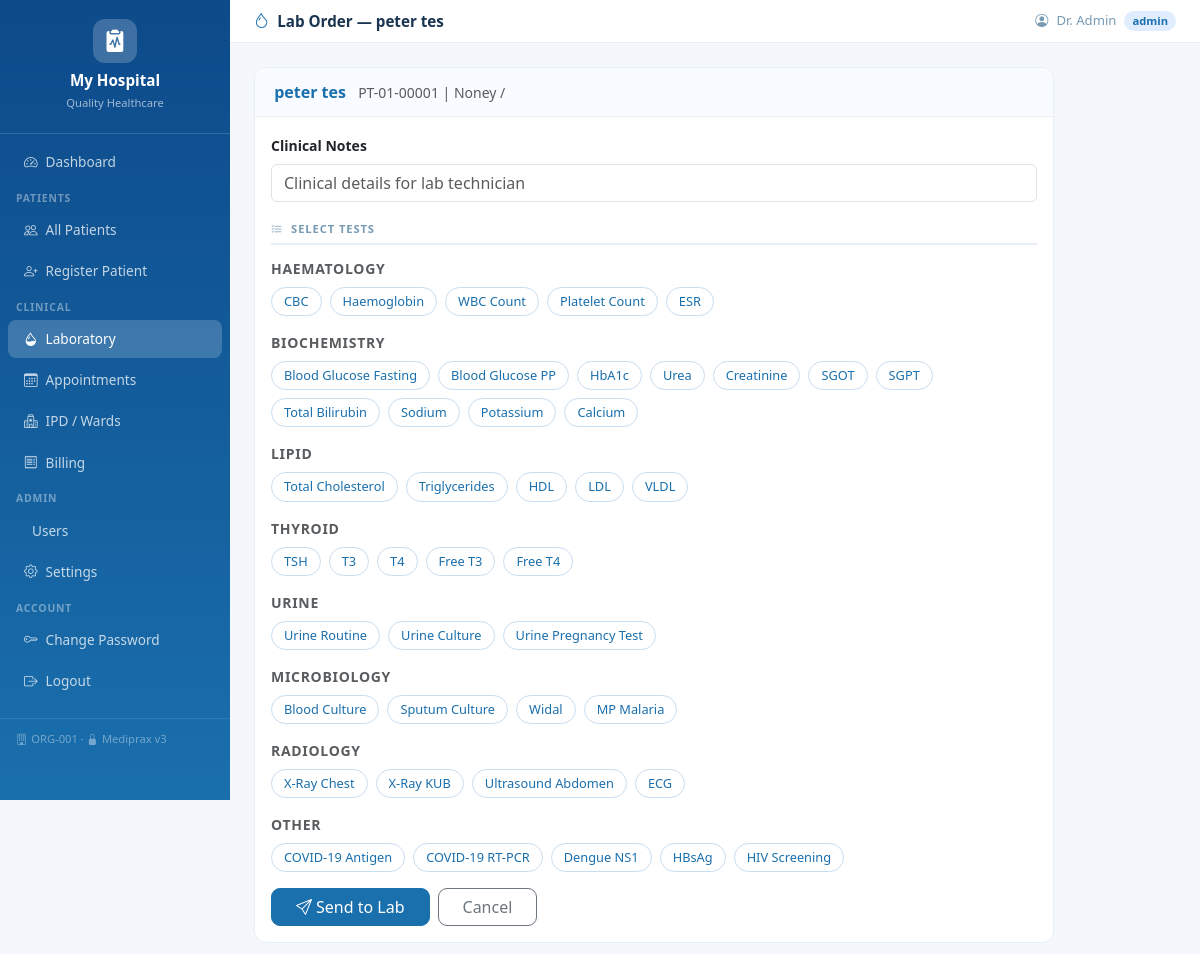
/lab/order/1 (signed in), run on the app's committed database.
### tables this page shows
CREATE TABLE hospitals(
            id         INTEGER PRIMARY KEY AUTOINCREMENT,
            name       TEXT NOT NULL,
            tagline    TEXT DEFAULT 'Quality Healthcare',
            address    TEXT DEFAULT '',
            phone      TEXT DEFAULT '',
            email      TEXT DEFAULT '',
            color1     TEXT DEFAULT '#1a6fad',
            color2     TEXT DEFAULT '#0e9f8b',
            is_active  INTEGER DEFAULT 1,
            created_at TIMESTAMP DEFAULT CURRENT_TIMESTAMP
        , org_id TEXT);

CREATE TABLE patients(
            id                INTEGER PRIMARY KEY AUTOINCREMENT,
            hospital_id       INTEGER NOT NULL,
            uhid              TEXT,
            name              TEXT NOT NULL,
            dob               DATE,
            age               INTEGER,
            gender            TEXT,
            guardian_name     TEXT DEFAULT '',
            guardian_relation TEXT DEFAULT '',
            emergency_contact TEXT DEFAULT '',
            emergency_phone   TEXT DEFAULT '',
            insurance         TEXT DEFAULT '',
            insurance_no      TEXT DEFAULT '',
            blood_group       TEXT DEFAULT '',
            rh_factor         TEXT DEFAULT '',
            height_cm         INTEGER,
            address           TEXT DEFAULT '',
            city              TEXT DEFAULT '',
            state             TEXT DEFAULT '',
            phone             TEXT DEFAULT '',
            email             TEXT DEFAULT '',
            individual_number TEXT DEFAULT '',
            occupation        TEXT DEFAULT '',
            marital_status    TEXT DEFAULT '',
            religion          TEXT DEFAULT '',
            nationality       TEXT DEFAULT 'Indian',
            comorbidity       TEXT DEFAULT '',
            known_allergies   TEXT DEFAULT '',
            past_medical_history TEXT DEFAULT '',
            past_surgical_history TEXT DEFAULT '',
            family_history    TEXT DEFAULT '',
            habits            TEXT DEFAULT '',
            patient_type      TEXT DEFAULT 'OPD'
                              CHECK(patient_type IN ('OPD','IPD','Emergency')),
            created_at        TIMESTAMP DEFAULT CURRENT_TIMESTAMP,
            updated_at        TIMESTAMP DEFAULT CURRENT_TIMESTAMP, org_id TEXT,
            FOREIGN KEY (hospital_id) REFERENCES hospitals(id)
        );

CREATE TABLE settings(
            id             INTEGER PRIMARY KEY AUTOINCREMENT,
            hospital_id    INTEGER UNIQUE NOT NULL,
            doctor_name    TEXT DEFAULT '',
            doctor_degree  TEXT DEFAULT 'MBBS, MD',
            FOREIGN KEY (hospital_id) REFERENCES hospitals(id)
        );

### app/routes/lab_routes.py (the view, shortened to what this page needs)
@lab_routes.route('/order/<int:pid>', methods=['GET','POST'])
def order_tests(pid):
    if not _ok(): return redirect(url_for('auth.login'))
    if not _rw(): flash('Read-only.','danger'); return redirect(url_for('patients.patient_detail',pid=pid))
    hid = _hid(); db = get_db()
    patient = db.execute('SELECT * FROM patients WHERE id=? AND hospital_id=?',(pid,hid)).fetchone()
    if not patient: flash('Not found.','danger'); return redirect(url_for('patients.patients'))
    lv = db.execute('SELECT id FROM visits WHERE patient_id=? AND hospital_id=? ORDER BY id DESC LIMIT 1',(pid,hid)).fetchone()
    return render_template('lab/order_form.html', patient=dict(patient), common_tests=COMMON,
                           last_visit_id=lv['id'] if lv else None)

### app/database.py (called while the page is built)
def get_db():
    if 'db' not in g:
        g.db = sqlite3.connect(current_app.config['DATABASE'])
        g.db.row_factory = sqlite3.Row
        g.db.execute('PRAGMA foreign_keys = ON')
        try:
            g.db.execute('PRAGMA journal_mode = WAL')
            g.db.execute('PRAGMA synchronous = NORMAL')
        except Exception:
            pass
    return g.db

### app/routes/lab_routes.py (called while the page is built)
def _ok():  return 'user_id' in session and 'hospital_id' in session

def _hid(): return session.get('hospital_id',1)

def _rw():  return session.get('role') in ('admin','doctor')

### templates/lab/order_form.html (shortened to what this page needs)
{% extends "base.html" %}
{% block page_title %}<i class="bi bi-droplet me-2 text-primary"></i>Lab Order — {{ patient.name }}{% endblock %}
{% block content %}
<div class="card" style="max-width:800px">
  <div class="card-header">
    <span class="fw-semibold text-primary">{{ patient.name }}</span>
    <small class="text-muted ms-2">{{ patient.uhid }} | {{ patient.age }}y / {{ patient.gender }}</small>
  </div>
  <div class="card-body">
    <form method="POST">
      <div class="mb-3"><label class="form-label small fw-semibold">Clinical Notes</label>
        <input type="text" name="notes" class="form-control" placeholder="Clinical details for lab technician"/></div>
      <div class="section-header"><i class="bi bi-list-check me-2"></i>Select Tests</div>
      {% for category, tests in common_tests.items() %}
      <div class="mb-3">
        <div class="fw-semibold text-muted small mb-2" style="text-transform:uppercase;letter-spacing:.05em">{{ category }}</div>
        <div class="d-flex flex-wrap gap-2">
          {% for test in tests %}
          <label class="test-chip">
            <span style="display:inline-block;padding:4px 12px;border-radius:20px;border:1.5px solid #c8ddf0;background:#fff;color:#1a6fad;font-size:.8rem;cursor:pointer;transition:all .15s">{{ test }}</span>
          </label>
          {% endfor %}
        </div>
      </div>
      {% endfor %}
      <div class="d-flex gap-2 mt-3">
        <button type="submit" class="btn btn-primary px-4" style="border-radius:9px"><i class="bi bi-send me-1"></i>Send to Lab</button>
        <a href="{{ url_for('patients.patient_detail', pid=patient.id) }}" class="btn btn-outline-secondary px-4" style="border-radius:9px">Cancel</a>
      </div>
    </form>
  </div>
</div>
{% endblock %}

### templates/base.html (shortened to what this page needs)
<!DOCTYPE html>
<html lang="en">
<head>
  <link href="https://cdn.jsdelivr.net/npm/bootstrap@5.3.2/dist/css/bootstrap.min.css" rel="stylesheet"/>
  <link href="https://cdn.jsdelivr.net/npm/bootstrap-icons@1.11.3/font/bootstrap-icons.min.css" rel="stylesheet"/>
  <link rel="stylesheet" href="{{ url_for('static', filename='css/style.css') }}"/>
</head>
<body>
<nav id="sidebar">
  <div class="brand">
    <div class="brand-icon"><i class="bi bi-clipboard2-pulse-fill"></i></div>
    <h5>{{ hospital.name }}</h5>
    <small>{{ hospital.tagline }}</small>
  </div>
  <ul class="nav flex-column mt-2">
    {% if session.role != 'patient' %}
    <li class="nav-item"><a href="{{ url_for('auth.dashboard') }}" class="nav-link {% if request.endpoint=='auth.dashboard' %}active{% endif %}"><i class="bi bi-speedometer2"></i> Dashboard</a></li>
    <li class="nav-label">Patients</li>
    <li class="nav-item"><a href="{{ url_for('patients.patients') }}" class="nav-link {% if 'patients.' in (request.endpoint or '') %}active{% endif %}"><i class="bi bi-people"></i> All Patients</a></li>
    {% if session.role in ('admin','doctor') %}
    <li class="nav-item"><a href="{{ url_for('patients.add_patient_view') }}" class="nav-link"><i class="bi bi-person-plus"></i> Register Patient</a></li>
    {% endif %}
    <li class="nav-label">Clinical</li>
    <li class="nav-item"><a href="{{ url_for('lab.lab_list') }}" class="nav-link {% if 'lab.' in (request.endpoint or '') %}active{% endif %}"><i class="bi bi-droplet-half"></i> Laboratory</a></li>
    <li class="nav-item"><a href="{{ url_for('appointments.appointments') }}" class="nav-link {% if 'appointments.' in (request.endpoint or '') %}active{% endif %}"><i class="bi bi-calendar3"></i> Appointments</a></li>
    <li class="nav-item"><a href="{{ url_for('ipd.ward_view') }}" class="nav-link {% if 'ipd.' in (request.endpoint or '') %}active{% endif %}"><i class="bi bi-hospital"></i> IPD / Wards</a></li>
    <li class="nav-item"><a href="{{ url_for('billing.bill_list') }}" class="nav-link {% if 'billing.' in (request.endpoint or '') %}active{% endif %}"><i class="bi bi-receipt"></i> Billing</a></li>
    {% if session.role == 'admin' %}
    <li class="nav-label">Admin</li>
    <li class="nav-item"><a href="{{ url_for('auth.users') }}" class="nav-link {% if request.endpoint=='auth.users' %}active{% endif %}"> Users</a></li>
    <li class="nav-item"><a href="{{ url_for('settings.hospital_settings') }}" class="nav-link {% if 'settings.' in (request.endpoint or '') %}active{% endif %}"><i class="bi bi-gear"></i> Settings</a></li>
    {% endif %}
    {% else %}
    <li class="nav-item"><a href="{{ url_for('patients.patient_detail', pid=session.patient_id) }}" class="nav-link active"><i class="bi bi-file-medical"></i> My Records</a></li>
    {% endif %}
    <li class="nav-label">Account</li>
    <li class="nav-item"><a href="{{ url_for('auth.change_password') }}" class="nav-link"><i class="bi bi-key"></i> Change Password</a></li>
    <li class="nav-item"><a href="{{ url_for('auth.logout') }}" class="nav-link"><i class="bi bi-box-arrow-right"></i> Logout</a></li>
  </ul>
  <div class="sidebar-footer">
    {% if hospital.org_id %}<i class="bi bi-building me-1"></i>{{ hospital.org_id }} &middot; {% endif %}
    <i class="bi bi-lock-fill me-1"></i>Mediprax v3
  </div>
</nav>
<div id="topbar">
  <div class="d-flex align-items-center gap-2">
    <p class="page-title mb-0">{% block page_title %}{% endblock %}</p>
  </div>
  <div class="user-pill">
    <i class="bi bi-person-circle"></i>
    <span>{{ session.name }}</span>
    <span class="role-badge role-{{ session.role }}">{{ session.role }}</span>
  </div>
</div>
<div id="main">
  {% block content %}{% endblock %}
</div>
</body>
</html>

### static/css/style.css (style rules this page uses)
:root { --sidebar-w: 230px; }
body { margin:0; font-family:'Segoe UI',sans-serif; background:#f4f7fb; }
#sidebar { position:fixed; top:0; left:0; width:var(--sidebar-w); height:100vh; overflow-y:auto; z-index:200; }
.brand { padding:1.2rem 1rem; border-bottom:1px solid rgba(255,255,255,.15); text-align:center; }
.brand-icon { width:44px; height:44px; border-radius:12px; display:flex; align-items:center; justify-content:center; margin:0 auto .5rem; color:#fff; font-size:1.4rem; background:rgba(255,255,255,.2); }
.brand h5 { color:#fff; margin:0; font-weight:700; font-size:.95rem; }
.brand small { color:rgba(255,255,255,.6); font-size:.7rem; }
.nav-link { color:rgba(255,255,255,.75) !important; padding:.55rem 1rem !important; border-radius:8px; margin:.1rem .5rem; font-size:.85rem; display:flex; align-items:center; gap:8px; }
.nav-link:hover, .nav-link.active { background:rgba(255,255,255,.18) !important; color:#fff !important; }
.nav-label { padding:.5rem 1rem .2rem; font-size:.65rem; text-transform:uppercase; letter-spacing:.08em; color:rgba(255,255,255,.4); font-weight:700; }
.sidebar-footer { padding:.8rem 1rem; font-size:.7rem; color:rgba(255,255,255,.4); border-top:1px solid rgba(255,255,255,.1); margin-top:1rem; }
#topbar { margin-left:var(--sidebar-w); background:#fff; border-bottom:1px solid #e8eff7; padding:.6rem 1.5rem; display:flex; justify-content:space-between; align-items:center; position:sticky; top:0; z-index:100; }
.page-title { font-weight:600; font-size:.95rem; color:#1a3551; }
.user-pill { display:flex; align-items:center; gap:8px; font-size:.82rem; color:#789ab4; }
.role-badge { padding:2px 8px; border-radius:10px; font-size:.7rem; font-weight:600; }
.role-admin { background:#e0edff; color:#1a6fad; }
#main { margin-left:var(--sidebar-w); padding:1.5rem; }
.card { border:1px solid #e8eff7; border-radius:12px; box-shadow:none; }
.card-header { background:#f8fbff; border-bottom:1px solid #e8eff7; border-radius:12px 12px 0 0 !important; padding:.75rem 1.2rem; }
.section-header { font-size:.7rem; text-transform:uppercase; letter-spacing:.08em; color:#789ab4; font-weight:700; border-bottom:2px solid #e8eff7; padding-bottom:5px; margin:1.2rem 0 .8rem; }

### data on the page
hospitals: name "My Hospital", tagline "Quality Healthcare", org_id "ORG-001"
patients: name "peter tes", uhid "PT-01-00001"
settings: name "Dr. Admin"

### other printed values
{{ session.role }} "admin"
{{ patient.age }} "None"
{{ category }} "HAEMATOLOGY" "BIOCHEMISTRY" "LIPID" "THYROID" "URINE" "MICROBIOLOGY" "RADIOLOGY" "OTHER"
{{ test }} "CBC" "Haemoglobin" "WBC Count" "Platelet Count" "ESR" "Blood Glucose Fasting" "Blood Glucose PP" "HbA1c" "Urea" "Creatinine" "SGOT" "SGPT" "Total Bilirubin" "Sodium" "Potassium" "Calcium" "Total Cholesterol" "Triglycerides" "HDL" "LDL" "VLDL" "TSH" "T3" "T4" "Free T3" "Free T4" "Urine Routine" "Urine Culture" "Urine Pregnancy Test" "Blood Culture" "Sputum Culture" "Widal" "MP Malaria" "X-Ray Chest" "X-Ray KUB" "Ultrasound Abdomen" "ECG" "COVID-19 Antigen" "COVID-19 RT-PCR" "Dengue NS1" "HBsAg" "HIV Screening"
